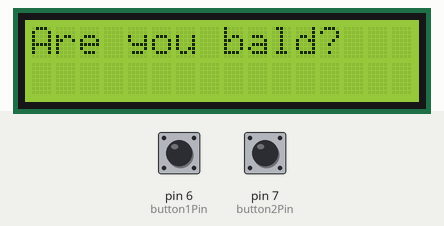
Simulated run of this sketch. Board: Arduino Uno, built with avr-gcc and run on an emulated ATmega328P. Shown: 16×2 character LCD. The inputs (shaded band) are chosen by the test bench; at power-on: pin 6 (button1Pin) LOW, pin 7 (button2Pin) HIGH. What the sketch prints to the serial monitor is not drawn.

Above: at 1.2 s.
1.3 s: pin 6 (button1Pin) pulled HIGH for 0.7 s
At 1.9 s:
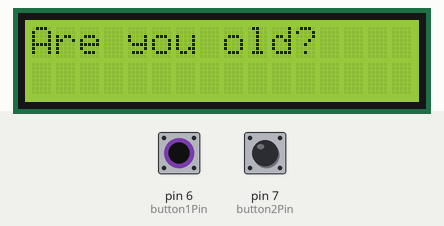
At 3.5 s:
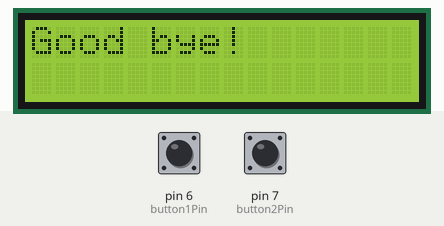
5.2 s: pin 6 (button1Pin) pulled HIGH for 3.2 s
At 11.2 s:
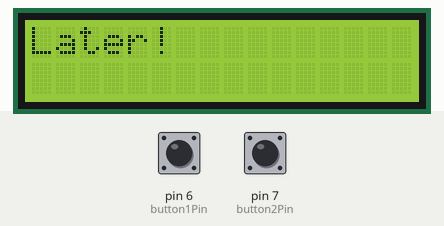
Timing chart, 0 to 12.7 s (numbered marks = the images above; inputs shaded):
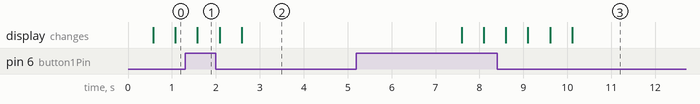

The sketch:

challenge_4.ino
```cpp
//Name: Alex Dorodko
//Date: 08/NOV/2020
//Purpose: this is a program to make sure the LCD is functioning

#include <LiquidCrystal.h>

//Initialise the Serial LCD.

LiquidCrystal lcd(12,11,5,4,3,2); //These pin numbers are hard coded in on the serial backpack
int button1Pin = 6;
int button2Pin = 7;
int answers[5];
int yes = 0;

void setup()
{
    lcd.begin (16,2); //Initialize the LCD.
    Serial.begin(9600); //Starts the output monitor.
}

void loop()
{
    first();
    second();
    third();
    fourth();
    fifth();

    message();
}

void first()
{
    lcd.setCursor(0,0);
    lcd.clear();
    lcd.print("Are you happy?");

    while (digitalRead(button1Pin) == LOW && digitalRead(button2Pin) == LOW)
    {}

    if (digitalRead(button1Pin) == HIGH)
    {
        answers[0] = 1;
        delay(500);
    }

    else if (digitalRead(button2Pin) == HIGH)
    {
        answers[0] = 0;
        delay(500);
    }
}

void second()
{
    lcd.setCursor(0,0);
    lcd.clear();
    lcd.print("Do you drive?");

    while (digitalRead(button1Pin) == LOW && digitalRead(button2Pin) == LOW)
    {}

    if (digitalRead(button1Pin) == HIGH)
    {
        answers[1] = 1;
        delay(500);
    }

    else if (digitalRead(button2Pin) == HIGH)
    {
        answers[1] = 0;
        delay(500);
    }
}


void third()
{
    lcd.setCursor(0,0);
    lcd.clear();
    lcd.print("Are you bald?");

    while (digitalRead(button1Pin) == LOW && digitalRead(button2Pin) == LOW)
    {}

    if (digitalRead(button1Pin) == HIGH)
    {
        answers[2] = 1;
        delay(500);
    }

    else if (digitalRead(button2Pin) == HIGH)
    {
        answers[2] = 0;
        delay(500);
    }
}

void fourth()
{
    lcd.setCursor(0,0);
    lcd.clear();
    lcd.print("Are you old?");

    while (digitalRead(button1Pin) == LOW && digitalRead(button2Pin) == LOW)
    {}

    if (digitalRead(button1Pin) == HIGH)
    {
        answers[3] = 1;
        delay(500);
    }

    else if (digitalRead(button2Pin) == HIGH)
    {
        answers[3] = 0;
        delay(500);
    }
}

void fifth()
{
    lcd.setCursor(0,0);
    lcd.clear();
    lcd.print("Can you fly?");

    while (digitalRead(button1Pin) == LOW && digitalRead(button2Pin) == LOW)
    {}

    if (digitalRead(button1Pin) == HIGH)
    {
        answers[4] = 1;
        delay(500);
    }

    else if (digitalRead(button2Pin) == HIGH)
    {
        answers[4] = 0;
        delay(500);
    }
}

void message()
{
    yes = 0;
    for (int i = 0; i < 5; i++)
    {
        if (answers[i] == 1)
        {
            yes++;
            Serial.print(yes);
        }
    }

    lcd.setCursor(0,0);
    lcd.clear();

    if (yes == 1)
    {
        lcd.print("Good bye!");
    }

    else if (yes == 2)
    {
        lcd.print("Later!");
    }

    else if (yes == 3)
    {
        lcd.print("Till next time!");
    }

    else if (yes == 4)
    {
        lcd.print("Take it easy!");
    }

    else if (yes == 5)
    {
        lcd.print("Take care.");
    }
    delay(5000);
}
```

Measured:
- after the input at 1.3 s, the display: first differs from a run without the input after 1.3 s (image 2)
- after the input at 5.2 s, the display: first differs from a run without the input after 4.9 s (image 3)
